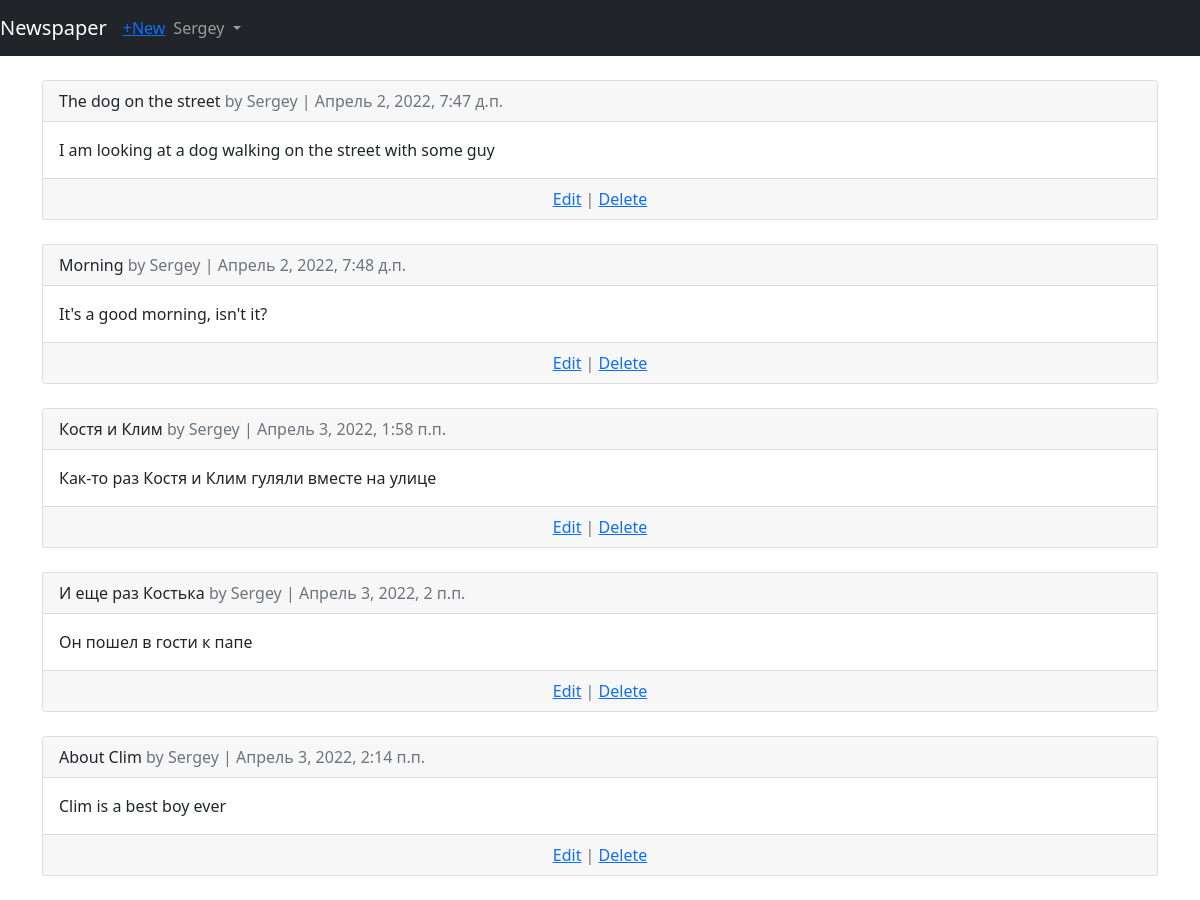
The page /articles/ (signed in) on the database its author committed.
### users/models.py (models this page shows)
class CustomUser(AbstractUser):
    age = models.PositiveIntegerField(null=True, blank=True)

### articles/models.py (models this page shows, shortened)
class Article(models.Model):
    title = models.CharField(max_length=255)
    body = models.TextField()
    date = models.DateTimeField(auto_now_add=True)
    author = models.ForeignKey(
        get_user_model(),
        on_delete=models.CASCADE,
    )

### articles/views.py (the view)
# urls.py: path('', ArticleListView.as_view(), name='article_list'),
class ArticleListView(LoginRequiredMixin, ListView):
    model = Article
    template_name = 'article_list.html'
    login_url = 'login'

### templates/article_list.html (shortened to what this page needs)
{% extends 'base.html' %}
{% block content %}
    {% for article in object_list %}
        <div class="card">
            <div class="card-header">
                <span class="font-weight-bold">{{ article.title }}</span>
                <span class="text-muted">by {{ article.author }} |
                {{ article.date }}
                </span>
            </div>
            <div class="card-body">
                {{ article.body }}
            </div>
            <div class="card-footer text-center text-muted">
                <a href="{% url 'article_edit' article.pk %}">Edit</a> |
                <a href="{% url 'article_delete' article.pk %}">Delete</a>
            </div>
        </div>
        <br />
    {% endfor %}
{% endblock content %}

### templates/base.html (shortened to what this page needs)
<!DOCTYPE html>
<html lang="en">
<head>
    <link href="https://cdn.jsdelivr.net/npm/bootstrap@5.1.3/dist/css/bootstrap.min.css"
    rel="stylesheet"
>
</head>
    <body>
        <nav class="navbar navbar-expand-md navbar-dark bg-dark mb-4">
            <a class="navbar-brand" href="{% url 'home' %}">Newspaper</a>
            {% if user.is_authenticated %}
                <ul class="navbar-nav mr-auto">
                    <li class="nav-item"><a href="{% url 'article_new' %}">+New</a></li>
                </ul>
                <ul class="navbar-nav mr-auto">
                    <li class="nav-item">
                        <a class="nav-link dropdown-toggle" href="#" id="userMenu"
                            data-toggle="dropdown" aria-haspopup="true"
                            aria-expanded="false">
                            {{ user.username }}
                        </a>
                    </li>
                </ul>
            {% endif %}
        </nav>
        <div class="container">
            {% block content %}
            {% endblock content %}
        </div>
  </body>
</html>

### rows shown on the page
CustomUser: username "Sergey"
Article: title "The dog on the street", author "Sergey", date "Апрель 2, 2022, 7:47 д.п.", body "I am looking at a dog walking on the street with some guy"
Article: title "Morning", author "Sergey", date "Апрель 2, 2022, 7:48 д.п.", body "It's a good morning, isn't it?"
Article: title "Костя и Клим", author "Sergey", date "Апрель 3, 2022, 1:58 п.п.", body "Как-то раз Костя и Клим гуляли вместе на улице"
Article: title "И еще раз Костька", author "Sergey", date "Апрель 3, 2022, 2 п.п.", body "Он пошел в гости к папе"
Article: title "About Clim", author "Sergey", date "Апрель 3, 2022, 2:14 п.п.", body "Clim is a best boy ever"
